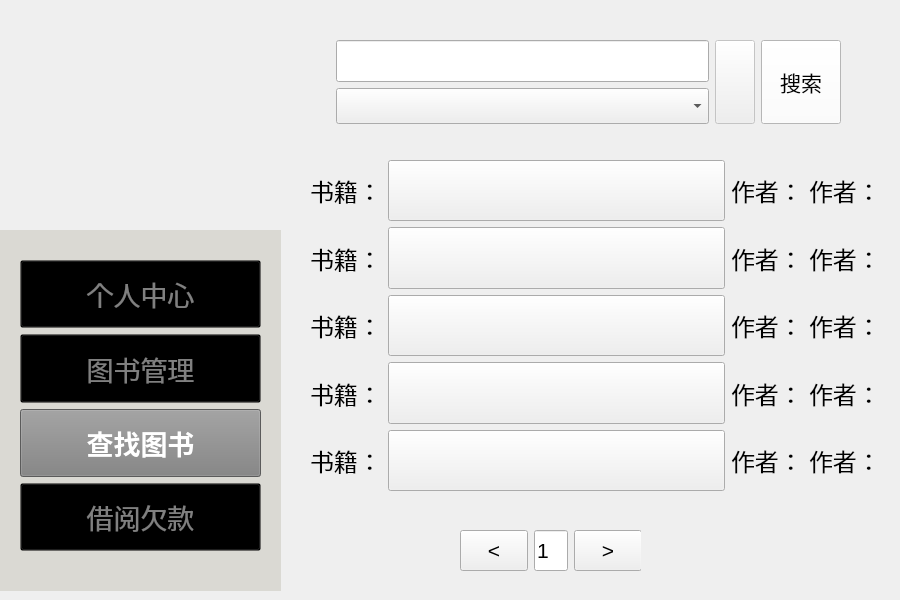
<?xml version="1.0" encoding="UTF-8"?>
<ui version="4.0">
 <class>findbook</class>
 <widget class="QWidget" name="findbook">
  <property name="geometry">
   <rect>
    <x>0</x>
    <y>0</y>
    <width>900</width>
    <height>600</height>
   </rect>
  </property>
  <property name="sizePolicy">
   <sizepolicy hsizetype="Ignored" vsizetype="Preferred">
    <horstretch>0</horstretch>
    <verstretch>0</verstretch>
   </sizepolicy>
  </property>
  <property name="windowTitle">
   <string>Form</string>
  </property>
  <widget class="QWidget" name="verticalLayoutWidget_4">
   <property name="geometry">
    <rect>
     <x>310</x>
     <y>160</y>
     <width>571</width>
     <height>331</height>
    </rect>
   </property>
   <layout class="QVBoxLayout" name="verticalLayout_3">
    <item>
     <layout class="QHBoxLayout" name="horizontalLayout_11">
      <item>
       <widget class="QLabel" name="n1">
        <property name="sizePolicy">
         <sizepolicy hsizetype="Fixed" vsizetype="Preferred">
          <horstretch>0</horstretch>
          <verstretch>0</verstretch>
         </sizepolicy>
        </property>
        <property name="font">
         <font>
          <pointsize>18</pointsize>
         </font>
        </property>
        <property name="text">
         <string>书籍：</string>
        </property>
       </widget>
      </item>
      <item>
       <widget class="QPushButton" name="bookk">
        <property name="sizePolicy">
         <sizepolicy hsizetype="Preferred" vsizetype="Expanding">
          <horstretch>0</horstretch>
          <verstretch>0</verstretch>
         </sizepolicy>
        </property>
        <property name="font">
         <font>
          <pointsize>14</pointsize>
         </font>
        </property>
        <property name="styleSheet">
         <string notr="true">border: none;
    background-color: rgba(0, 0, 0, 0); /* 设置背景颜色为透明}</string>
        </property>
        <property name="text">
         <string/>
        </property>
       </widget>
      </item>
      <item>
       <widget class="QLabel" name="n11">
        <property name="sizePolicy">
         <sizepolicy hsizetype="Fixed" vsizetype="Preferred">
          <horstretch>0</horstretch>
          <verstretch>0</verstretch>
         </sizepolicy>
        </property>
        <property name="font">
         <font>
          <pointsize>18</pointsize>
         </font>
        </property>
        <property name="text">
         <string>作者：</string>
        </property>
       </widget>
      </item>
      <item>
       <widget class="QLabel" name="author1">
        <property name="sizePolicy">
         <sizepolicy hsizetype="Fixed" vsizetype="Preferred">
          <horstretch>0</horstretch>
          <verstretch>0</verstretch>
         </sizepolicy>
        </property>
        <property name="font">
         <font>
          <pointsize>18</pointsize>
         </font>
        </property>
        <property name="text">
         <string>作者：</string>
        </property>
       </widget>
      </item>
     </layout>
    </item>
    <item>
     <layout class="QHBoxLayout" name="horizontalLayout_10">
      <item>
       <widget class="QLabel" name="n2">
        <property name="sizePolicy">
         <sizepolicy hsizetype="Fixed" vsizetype="Preferred">
          <horstretch>0</horstretch>
          <verstretch>0</verstretch>
         </sizepolicy>
        </property>
        <property name="font">
         <font>
          <pointsize>18</pointsize>
         </font>
        </property>
        <property name="text">
         <string>书籍：</string>
        </property>
       </widget>
      </item>
      <item>
       <widget class="QPushButton" name="bookk2">
        <property name="sizePolicy">
         <sizepolicy hsizetype="Preferred" vsizetype="Expanding">
          <horstretch>0</horstretch>
          <verstretch>0</verstretch>
         </sizepolicy>
        </property>
        <property name="font">
         <font>
          <pointsize>14</pointsize>
         </font>
        </property>
        <property name="styleSheet">
         <string notr="true">border: none;
    background-color: rgba(0, 0, 0, 0); /* 设置背景颜色为透明}</string>
        </property>
        <property name="text">
         <string/>
        </property>
       </widget>
      </item>
      <item>
       <widget class="QLabel" name="n22">
        <property name="sizePolicy">
         <sizepolicy hsizetype="Fixed" vsizetype="Preferred">
          <horstretch>0</horstretch>
          <verstretch>0</verstretch>
         </sizepolicy>
        </property>
        <property name="font">
         <font>
          <pointsize>18</pointsize>
         </font>
        </property>
        <property name="text">
         <string>作者：</string>
        </property>
       </widget>
      </item>
      <item>
       <widget class="QLabel" name="author2">
        <property name="sizePolicy">
         <sizepolicy hsizetype="Fixed" vsizetype="Preferred">
          <horstretch>0</horstretch>
          <verstretch>0</verstretch>
         </sizepolicy>
        </property>
        <property name="font">
         <font>
          <pointsize>18</pointsize>
         </font>
        </property>
        <property name="text">
         <string>作者：</string>
        </property>
       </widget>
      </item>
     </layout>
    </item>
    <item>
     <layout class="QHBoxLayout" name="horizontalLayout_9">
      <item>
       <widget class="QLabel" name="n3">
        <property name="sizePolicy">
         <sizepolicy hsizetype="Fixed" vsizetype="Preferred">
          <horstretch>0</horstretch>
          <verstretch>0</verstretch>
         </sizepolicy>
        </property>
        <property name="font">
         <font>
          <pointsize>18</pointsize>
         </font>
        </property>
        <property name="text">
         <string>书籍：</string>
        </property>
       </widget>
      </item>
      <item>
       <widget class="QPushButton" name="bookk3">
        <property name="sizePolicy">
         <sizepolicy hsizetype="Preferred" vsizetype="Expanding">
          <horstretch>0</horstretch>
          <verstretch>0</verstretch>
         </sizepolicy>
        </property>
        <property name="font">
         <font>
          <pointsize>14</pointsize>
         </font>
        </property>
        <property name="styleSheet">
         <string notr="true">border: none;
    background-color: rgba(0, 0, 0, 0); /* 设置背景颜色为透明}</string>
        </property>
        <property name="text">
         <string/>
        </property>
       </widget>
      </item>
      <item>
       <widget class="QLabel" name="n33">
        <property name="sizePolicy">
         <sizepolicy hsizetype="Fixed" vsizetype="Preferred">
          <horstretch>0</horstretch>
          <verstretch>0</verstretch>
         </sizepolicy>
        </property>
        <property name="font">
         <font>
          <pointsize>18</pointsize>
         </font>
        </property>
        <property name="text">
         <string>作者：</string>
        </property>
       </widget>
      </item>
      <item>
       <widget class="QLabel" name="author3">
        <property name="sizePolicy">
         <sizepolicy hsizetype="Fixed" vsizetype="Preferred">
          <horstretch>0</horstretch>
          <verstretch>0</verstretch>
         </sizepolicy>
        </property>
        <property name="font">
         <font>
          <pointsize>18</pointsize>
         </font>
        </property>
        <property name="text">
         <string>作者：</string>
        </property>
       </widget>
      </item>
     </layout>
    </item>
    <item>
     <layout class="QHBoxLayout" name="horizontalLayout_6">
      <item>
       <widget class="QLabel" name="n4">
        <property name="sizePolicy">
         <sizepolicy hsizetype="Fixed" vsizetype="Preferred">
          <horstretch>0</horstretch>
          <verstretch>0</verstretch>
         </sizepolicy>
        </property>
        <property name="font">
         <font>
          <pointsize>18</pointsize>
         </font>
        </property>
        <property name="text">
         <string>书籍：</string>
        </property>
       </widget>
      </item>
      <item>
       <widget class="QPushButton" name="bookk4">
        <property name="sizePolicy">
         <sizepolicy hsizetype="Preferred" vsizetype="Expanding">
          <horstretch>0</horstretch>
          <verstretch>0</verstretch>
         </sizepolicy>
        </property>
        <property name="font">
         <font>
          <pointsize>14</pointsize>
         </font>
        </property>
        <property name="styleSheet">
         <string notr="true">border: none;
    background-color: rgba(0, 0, 0, 0); /* 设置背景颜色为透明}</string>
        </property>
        <property name="text">
         <string/>
        </property>
       </widget>
      </item>
      <item>
       <widget class="QLabel" name="n44">
        <property name="sizePolicy">
         <sizepolicy hsizetype="Fixed" vsizetype="Preferred">
          <horstretch>0</horstretch>
          <verstretch>0</verstretch>
         </sizepolicy>
        </property>
        <property name="font">
         <font>
          <pointsize>18</pointsize>
         </font>
        </property>
        <property name="text">
         <string>作者：</string>
        </property>
       </widget>
      </item>
      <item>
       <widget class="QLabel" name="author4">
        <property name="sizePolicy">
         <sizepolicy hsizetype="Fixed" vsizetype="Preferred">
          <horstretch>0</horstretch>
          <verstretch>0</verstretch>
         </sizepolicy>
        </property>
        <property name="font">
         <font>
          <pointsize>18</pointsize>
         </font>
        </property>
        <property name="text">
         <string>作者：</string>
        </property>
       </widget>
      </item>
     </layout>
    </item>
    <item>
     <layout class="QHBoxLayout" name="horizontalLayout_4">
      <item>
       <widget class="QLabel" name="n5">
        <property name="sizePolicy">
         <sizepolicy hsizetype="Fixed" vsizetype="Preferred">
          <horstretch>0</horstretch>
          <verstretch>0</verstretch>
         </sizepolicy>
        </property>
        <property name="font">
         <font>
          <pointsize>18</pointsize>
         </font>
        </property>
        <property name="text">
         <string>书籍：</string>
        </property>
       </widget>
      </item>
      <item>
       <widget class="QPushButton" name="bookk5">
        <property name="sizePolicy">
         <sizepolicy hsizetype="Preferred" vsizetype="Expanding">
          <horstretch>0</horstretch>
          <verstretch>0</verstretch>
         </sizepolicy>
        </property>
        <property name="font">
         <font>
          <pointsize>14</pointsize>
         </font>
        </property>
        <property name="styleSheet">
         <string notr="true">border: none;
    background-color: rgba(0, 0, 0, 0); /* 设置背景颜色为透明}</string>
        </property>
        <property name="text">
         <string/>
        </property>
       </widget>
      </item>
      <item>
       <widget class="QLabel" name="n55">
        <property name="sizePolicy">
         <sizepolicy hsizetype="Fixed" vsizetype="Preferred">
          <horstretch>0</horstretch>
          <verstretch>0</verstretch>
         </sizepolicy>
        </property>
        <property name="font">
         <font>
          <pointsize>18</pointsize>
         </font>
        </property>
        <property name="text">
         <string>作者：</string>
        </property>
       </widget>
      </item>
      <item>
       <widget class="QLabel" name="author5">
        <property name="sizePolicy">
         <sizepolicy hsizetype="Fixed" vsizetype="Preferred">
          <horstretch>0</horstretch>
          <verstretch>0</verstretch>
         </sizepolicy>
        </property>
        <property name="font">
         <font>
          <pointsize>18</pointsize>
         </font>
        </property>
        <property name="text">
         <string>作者：</string>
        </property>
       </widget>
      </item>
     </layout>
    </item>
   </layout>
  </widget>
  <widget class="QLabel" name="logo">
   <property name="enabled">
    <bool>true</bool>
   </property>
   <property name="geometry">
    <rect>
     <x>0</x>
     <y>0</y>
     <width>281</width>
     <height>271</height>
    </rect>
   </property>
   <property name="styleSheet">
    <string notr="true">QLabel {
    background-color: transparent;
}
</string>
   </property>
   <property name="frameShape">
    <enum>QFrame::Shape::NoFrame</enum>
   </property>
   <property name="frameShadow">
    <enum>QFrame::Shadow::Plain</enum>
   </property>
   <property name="text">
    <string/>
   </property>
   <property name="pixmap">
    <pixmap resource="Logo.qrc">:/image/Logo.png</pixmap>
   </property>
   <property name="scaledContents">
    <bool>true</bool>
   </property>
   <property name="wordWrap">
    <bool>false</bool>
   </property>
   <property name="openExternalLinks">
    <bool>false</bool>
   </property>
   <property name="textInteractionFlags">
    <set>Qt::TextInteractionFlag::LinksAccessibleByMouse</set>
   </property>
  </widget>
  <widget class="QLabel" name="cat_1">
   <property name="geometry">
    <rect>
     <x>790</x>
     <y>490</y>
     <width>171</width>
     <height>221</height>
    </rect>
   </property>
   <property name="sizePolicy">
    <sizepolicy hsizetype="Expanding" vsizetype="Expanding">
     <horstretch>0</horstretch>
     <verstretch>0</verstretch>
    </sizepolicy>
   </property>
   <property name="maximumSize">
    <size>
     <width>300</width>
     <height>300</height>
    </size>
   </property>
   <property name="text">
    <string/>
   </property>
   <property name="pixmap">
    <pixmap resource="Logo.qrc">:/image/Cat(1).png</pixmap>
   </property>
   <property name="scaledContents">
    <bool>true</bool>
   </property>
  </widget>
  <widget class="QWidget" name="verticalLayoutWidget">
   <property name="geometry">
    <rect>
     <x>0</x>
     <y>230</y>
     <width>281</width>
     <height>361</height>
    </rect>
   </property>
   <layout class="QVBoxLayout" name="mode">
    <item>
     <widget class="QFrame" name="frame">
      <property name="enabled">
       <bool>true</bool>
      </property>
      <property name="acceptDrops">
       <bool>false</bool>
      </property>
      <property name="autoFillBackground">
       <bool>false</bool>
      </property>
      <property name="styleSheet">
       <string notr="true">QFrame {
    background-color: rgb(218,217,211); 
}
</string>
      </property>
      <property name="frameShape">
       <enum>QFrame::Shape::NoFrame</enum>
      </property>
      <property name="frameShadow">
       <enum>QFrame::Shadow::Plain</enum>
      </property>
      <widget class="QWidget" name="verticalLayoutWidget_2">
       <property name="geometry">
        <rect>
         <x>20</x>
         <y>30</y>
         <width>241</width>
         <height>291</height>
        </rect>
       </property>
       <layout class="QVBoxLayout" name="verticalLayout_2">
        <item>
         <widget class="QPushButton" name="PersonalMode_Button">
          <property name="enabled">
           <bool>true</bool>
          </property>
          <property name="sizePolicy">
           <sizepolicy hsizetype="Expanding" vsizetype="Expanding">
            <horstretch>0</horstretch>
            <verstretch>0</verstretch>
           </sizepolicy>
          </property>
          <property name="font">
           <font>
            <pointsize>20</pointsize>
            <bold>false</bold>
           </font>
          </property>
          <property name="focusPolicy">
           <enum>Qt::FocusPolicy::ClickFocus</enum>
          </property>
          <property name="layoutDirection">
           <enum>Qt::LayoutDirection::LeftToRight</enum>
          </property>
          <property name="autoFillBackground">
           <bool>false</bool>
          </property>
          <property name="styleSheet">
           <string notr="true">QPushButton {
    background-color: transparent;
    color: grey;
}
</string>
          </property>
          <property name="text">
           <string>个人中心</string>
          </property>
         </widget>
        </item>
        <item>
         <widget class="QPushButton" name="BookMode_Button">
          <property name="enabled">
           <bool>true</bool>
          </property>
          <property name="sizePolicy">
           <sizepolicy hsizetype="Expanding" vsizetype="Expanding">
            <horstretch>0</horstretch>
            <verstretch>0</verstretch>
           </sizepolicy>
          </property>
          <property name="palette">
           <palette>
            <active>
             <colorrole role="WindowText">
              <brush brushstyle="SolidPattern">
               <color alpha="255">
                <red>128</red>
                <green>128</green>
                <blue>128</blue>
               </color>
              </brush>
             </colorrole>
             <colorrole role="Button">
              <brush brushstyle="SolidPattern">
               <color alpha="0">
                <red>0</red>
                <green>0</green>
                <blue>0</blue>
               </color>
              </brush>
             </colorrole>
             <colorrole role="Text">
              <brush brushstyle="SolidPattern">
               <color alpha="255">
                <red>128</red>
                <green>128</green>
                <blue>128</blue>
               </color>
              </brush>
             </colorrole>
             <colorrole role="ButtonText">
              <brush brushstyle="SolidPattern">
               <color alpha="255">
                <red>128</red>
                <green>128</green>
                <blue>128</blue>
               </color>
              </brush>
             </colorrole>
             <colorrole role="Base">
              <brush brushstyle="SolidPattern">
               <color alpha="0">
                <red>0</red>
                <green>0</green>
                <blue>0</blue>
               </color>
              </brush>
             </colorrole>
             <colorrole role="Window">
              <brush brushstyle="SolidPattern">
               <color alpha="0">
                <red>0</red>
                <green>0</green>
                <blue>0</blue>
               </color>
              </brush>
             </colorrole>
             <colorrole role="PlaceholderText">
              <brush brushstyle="SolidPattern">
               <color alpha="128">
                <red>128</red>
                <green>128</green>
                <blue>128</blue>
               </color>
              </brush>
             </colorrole>
            </active>
            <inactive>
             <colorrole role="WindowText">
              <brush brushstyle="SolidPattern">
               <color alpha="255">
                <red>128</red>
                <green>128</green>
                <blue>128</blue>
               </color>
              </brush>
             </colorrole>
             <colorrole role="Button">
              <brush brushstyle="SolidPattern">
               <color alpha="0">
                <red>0</red>
                <green>0</green>
                <blue>0</blue>
               </color>
              </brush>
             </colorrole>
             <colorrole role="Text">
              <brush brushstyle="SolidPattern">
               <color alpha="255">
                <red>128</red>
                <green>128</green>
                <blue>128</blue>
               </color>
              </brush>
             </colorrole>
             <colorrole role="ButtonText">
              <brush brushstyle="SolidPattern">
               <color alpha="255">
                <red>128</red>
                <green>128</green>
                <blue>128</blue>
               </color>
              </brush>
             </colorrole>
             <colorrole role="Base">
              <brush brushstyle="SolidPattern">
               <color alpha="0">
                <red>0</red>
                <green>0</green>
                <blue>0</blue>
               </color>
              </brush>
             </colorrole>
             <colorrole role="Window">
              <brush brushstyle="SolidPattern">
               <color alpha="0">
                <red>0</red>
                <green>0</green>
                <blue>0</blue>
               </color>
              </brush>
             </colorrole>
             <colorrole role="PlaceholderText">
              <brush brushstyle="SolidPattern">
               <color alpha="128">
                <red>128</red>
                <green>128</green>
                <blue>128</blue>
               </color>
              </brush>
             </colorrole>
            </inactive>
            <disabled>
             <colorrole role="WindowText">
              <brush brushstyle="SolidPattern">
               <color alpha="255">
                <red>128</red>
                <green>128</green>
                <blue>128</blue>
               </color>
              </brush>
             </colorrole>
             <colorrole role="Button">
              <brush brushstyle="SolidPattern">
               <color alpha="0">
                <red>0</red>
                <green>0</green>
                <blue>0</blue>
               </color>
              </brush>
             </colorrole>
             <colorrole role="Text">
              <brush brushstyle="SolidPattern">
               <color alpha="255">
                <red>128</red>
                <green>128</green>
                <blue>128</blue>
               </color>
              </brush>
             </colorrole>
             <colorrole role="ButtonText">
              <brush brushstyle="SolidPattern">
               <color alpha="255">
                <red>128</red>
                <green>128</green>
                <blue>128</blue>
               </color>
              </brush>
             </colorrole>
             <colorrole role="Base">
              <brush brushstyle="SolidPattern">
               <color alpha="0">
                <red>0</red>
                <green>0</green>
                <blue>0</blue>
               </color>
              </brush>
             </colorrole>
             <colorrole role="Window">
              <brush brushstyle="SolidPattern">
               <color alpha="0">
                <red>0</red>
                <green>0</green>
                <blue>0</blue>
               </color>
              </brush>
             </colorrole>
             <colorrole role="PlaceholderText">
              <brush brushstyle="SolidPattern">
               <color alpha="128">
                <red>128</red>
                <green>128</green>
                <blue>128</blue>
               </color>
              </brush>
             </colorrole>
            </disabled>
           </palette>
          </property>
          <property name="font">
           <font>
            <pointsize>20</pointsize>
            <bold>false</bold>
           </font>
          </property>
          <property name="mouseTracking">
           <bool>false</bool>
          </property>
          <property name="acceptDrops">
           <bool>false</bool>
          </property>
          <property name="layoutDirection">
           <enum>Qt::LayoutDirection::LeftToRight</enum>
          </property>
          <property name="autoFillBackground">
           <bool>false</bool>
          </property>
          <property name="styleSheet">
           <string notr="true">QPushButton {
    background-color: transparent;
    color: grey;
}
</string>
          </property>
          <property name="text">
           <string>图书管理</string>
          </property>
         </widget>
        </item>
        <item>
         <widget class="QPushButton" name="FindBookMode_Button">
          <property name="sizePolicy">
           <sizepolicy hsizetype="Expanding" vsizetype="Expanding">
            <horstretch>0</horstretch>
            <verstretch>0</verstretch>
           </sizepolicy>
          </property>
          <property name="font">
           <font>
            <pointsize>20</pointsize>
            <bold>true</bold>
           </font>
          </property>
          <property name="layoutDirection">
           <enum>Qt::LayoutDirection::LeftToRight</enum>
          </property>
          <property name="autoFillBackground">
           <bool>false</bool>
          </property>
          <property name="styleSheet">
           <string notr="true">QPushButton {
    background-color: gray;
    color: white;
}</string>
          </property>
          <property name="text">
           <string>查找图书</string>
          </property>
         </widget>
        </item>
        <item>
         <widget class="QPushButton" name="PayMode_Button">
          <property name="sizePolicy">
           <sizepolicy hsizetype="Expanding" vsizetype="Expanding">
            <horstretch>0</horstretch>
            <verstretch>0</verstretch>
           </sizepolicy>
          </property>
          <property name="font">
           <font>
            <pointsize>20</pointsize>
           </font>
          </property>
          <property name="layoutDirection">
           <enum>Qt::LayoutDirection::LeftToRight</enum>
          </property>
          <property name="autoFillBackground">
           <bool>false</bool>
          </property>
          <property name="styleSheet">
           <string notr="true">QPushButton {
    background-color: transparent;
    color: grey;
}
</string>
          </property>
          <property name="text">
           <string>借阅欠款</string>
          </property>
         </widget>
        </item>
       </layout>
       <zorder>BookMode_Button</zorder>
       <zorder>FindBookMode_Button</zorder>
       <zorder>PayMode_Button</zorder>
       <zorder>PersonalMode_Button</zorder>
      </widget>
     </widget>
    </item>
   </layout>
  </widget>
  <widget class="QWidget" name="horizontalLayoutWidget">
   <property name="geometry">
    <rect>
     <x>330</x>
     <y>40</y>
     <width>511</width>
     <height>84</height>
    </rect>
   </property>
   <layout class="QHBoxLayout" name="horizontalLayout">
    <item>
     <layout class="QFormLayout" name="formLayout_3">
      <item row="0" column="1">
       <widget class="QLineEdit" name="label_input">
        <property name="sizePolicy">
         <sizepolicy hsizetype="Expanding" vsizetype="Expanding">
          <horstretch>0</horstretch>
          <verstretch>0</verstretch>
         </sizepolicy>
        </property>
       </widget>
      </item>
      <item row="1" column="1">
       <widget class="QComboBox" name="Type_Name_chose_2">
        <property name="font">
         <font>
          <pointsize>18</pointsize>
         </font>
        </property>
        <property name="autoFillBackground">
         <bool>false</bool>
        </property>
        <property name="styleSheet">
         <string notr="true"/>
        </property>
        <property name="editable">
         <bool>false</bool>
        </property>
        <property name="currentText">
         <string/>
        </property>
        <property name="insertPolicy">
         <enum>QComboBox::InsertPolicy::InsertAtBottom</enum>
        </property>
        <property name="placeholderText">
         <string/>
        </property>
        <item>
         <property name="text">
          <string/>
         </property>
        </item>
        <item>
         <property name="text">
          <string>文学作品，小说</string>
         </property>
        </item>
        <item>
         <property name="text">
          <string>童书</string>
         </property>
        </item>
        <item>
         <property name="text">
          <string>教科书</string>
         </property>
        </item>
        <item>
         <property name="text">
          <string>传记，回忆录</string>
         </property>
        </item>
        <item>
         <property name="text">
          <string>科幻</string>
         </property>
        </item>
        <item>
         <property name="text">
          <string>历史</string>
         </property>
        </item>
        <item>
         <property name="text">
          <string>哲学</string>
         </property>
        </item>
       </widget>
      </item>
     </layout>
    </item>
    <item>
     <widget class="QPushButton" name="pushButton">
      <property name="enabled">
       <bool>false</bool>
      </property>
      <property name="sizePolicy">
       <sizepolicy hsizetype="Minimum" vsizetype="Ignored">
        <horstretch>0</horstretch>
        <verstretch>0</verstretch>
       </sizepolicy>
      </property>
      <property name="styleSheet">
       <string notr="true">QPushButton{
border: none;\n    background-color: rgba(0, 0, 0, 0); /* 设置背景颜色为透明}
}</string>
      </property>
      <property name="text">
       <string/>
      </property>
     </widget>
    </item>
    <item>
     <widget class="QPushButton" name="find_button">
      <property name="sizePolicy">
       <sizepolicy hsizetype="Minimum" vsizetype="Expanding">
        <horstretch>0</horstretch>
        <verstretch>0</verstretch>
       </sizepolicy>
      </property>
      <property name="font">
       <font>
        <pointsize>16</pointsize>
       </font>
      </property>
      <property name="styleSheet">
       <string notr="true">QPushButton {
    background-color: white;}</string>
      </property>
      <property name="text">
       <string>搜索</string>
      </property>
     </widget>
    </item>
   </layout>
  </widget>
  <widget class="QWidget" name="horizontalLayoutWidget_2">
   <property name="geometry">
    <rect>
     <x>460</x>
     <y>530</y>
     <width>181</width>
     <height>41</height>
    </rect>
   </property>
   <layout class="QHBoxLayout" name="horizontalLayout_2">
    <item>
     <widget class="QPushButton" name="reduce_button">
      <property name="sizePolicy">
       <sizepolicy hsizetype="Minimum" vsizetype="Expanding">
        <horstretch>0</horstretch>
        <verstretch>0</verstretch>
       </sizepolicy>
      </property>
      <property name="font">
       <font>
        <pointsize>16</pointsize>
       </font>
      </property>
      <property name="text">
       <string>&lt;</string>
      </property>
     </widget>
    </item>
    <item>
     <widget class="QLineEdit" name="pages">
      <property name="sizePolicy">
       <sizepolicy hsizetype="Expanding" vsizetype="Expanding">
        <horstretch>0</horstretch>
        <verstretch>0</verstretch>
       </sizepolicy>
      </property>
      <property name="font">
       <font>
        <pointsize>16</pointsize>
       </font>
      </property>
      <property name="layoutDirection">
       <enum>Qt::LayoutDirection::LeftToRight</enum>
      </property>
      <property name="text">
       <string>1</string>
      </property>
     </widget>
    </item>
    <item>
     <widget class="QPushButton" name="raise_button">
      <property name="sizePolicy">
       <sizepolicy hsizetype="Minimum" vsizetype="Expanding">
        <horstretch>0</horstretch>
        <verstretch>0</verstretch>
       </sizepolicy>
      </property>
      <property name="font">
       <font>
        <pointsize>16</pointsize>
       </font>
      </property>
      <property name="text">
       <string>&gt;</string>
      </property>
     </widget>
    </item>
   </layout>
  </widget>
 </widget>
 <resources>
  <include location="Logo.qrc"/>
 </resources>
 <connections/>
</ui>
